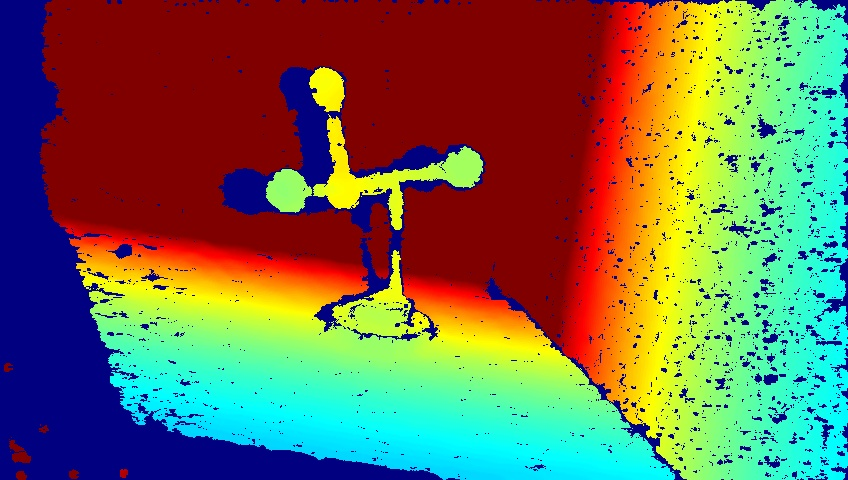
#> input picture depth1.jpg, 848 x 480 px; the run also reads 1 picture not shown here
$ jupyter execute --allow-errors 'template matching opencv.ipynb'   (older library calls are emulated)
#> lines starting #> are read from the running program, lines starting #| are printed output that depends on the picture
[cell 1]
import cv2
import numpy as np
from numpy import linalg as LA
from matplotlib import pyplot as plt
import imutils
import glob
import h5py

[cell 2]
img = cv2.imread('depth1.jpg')
#> img is the input picture: shape (480, 848, 3); mean B, G, R 79.1, 109.6, 114.4
img2 = img.copy()

[cell 3]
#make template image
template = cv2.imread('circledepth1.png')
cv2.imshow('template',template)
#> (the rest of this cell did not finish here and is left out)

[cell 4]
#second camera
images = ['depth1.jpg','depth2.jpg']
temp = ['depth1crop*','depth2crop*']
ball_location = []
for x in range(len(images)):
    img = cv2.imread(images[x])
    gray = cv2.cvtColor(img, cv2.COLOR_BGR2GRAY)
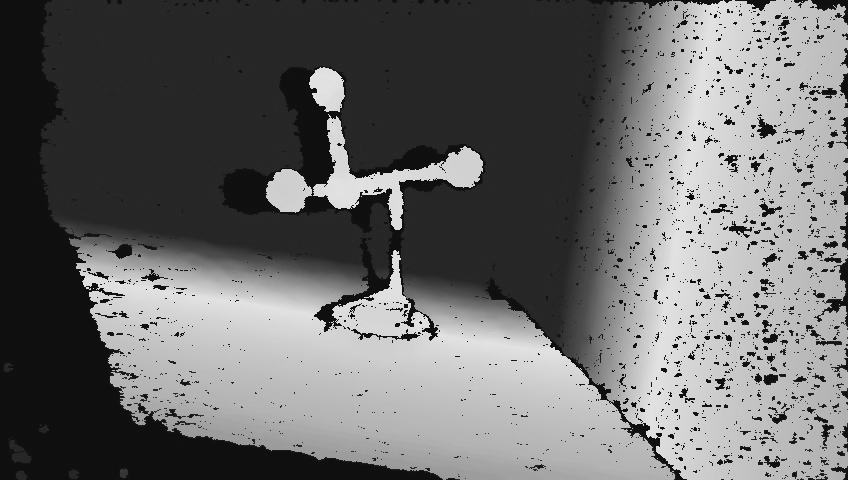
#> gray: shape (480, 848); min 10, max 230, mean 107.5


    method = ('cv2.TM_CCOEFF')
    templates = glob.glob(temp[x])
    print(templates)
    for t in templates:
        img2 = img.copy()
        template = cv2.imread(t)
        w, h = template.shape[:2]
        res = cv2.matchTemplate(img2, template, eval(method))
        min_val, max_val, min_loc, max_loc = cv2.minMaxLoc(res)
        print('max value at point', (max_val, max_loc))
        #print('min value at point', (min_val, min_loc))
        top_left = max_loc
        bottom_right = (top_left[0] +w, top_left[1]+h)
        ball_location.append(max_loc)

        cv2.rectangle(img2,top_left, bottom_right, (255,255,255),2)

        plt.subplot(121), plt.imshow(res,cmap = 'gray')
        plt.title('Matching Result'), plt.xticks([]), plt.yticks([])
        plt.subplot(122), plt.imshow(img2, cmap = 'gray')
        plt.title('Detected Point'), plt.xticks([]), plt.yticks([])
        plt.suptitle((method,t))
        plt.show()
#> pass 2 of the loop `for x in range(len(images)):`:
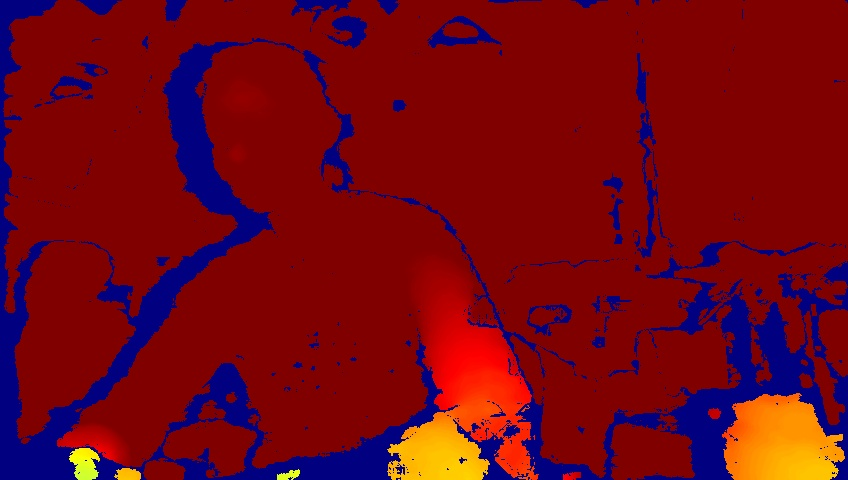
#> input picture depth2.jpg, 848 x 480 px
#> img is the input picture: shape (480, 848, 3); mean B, G, R 20.2, 6.7, 115.9
#> `gray = cv2.cvtColor(img, cv2.COLOR_BGR2GRAY)`:
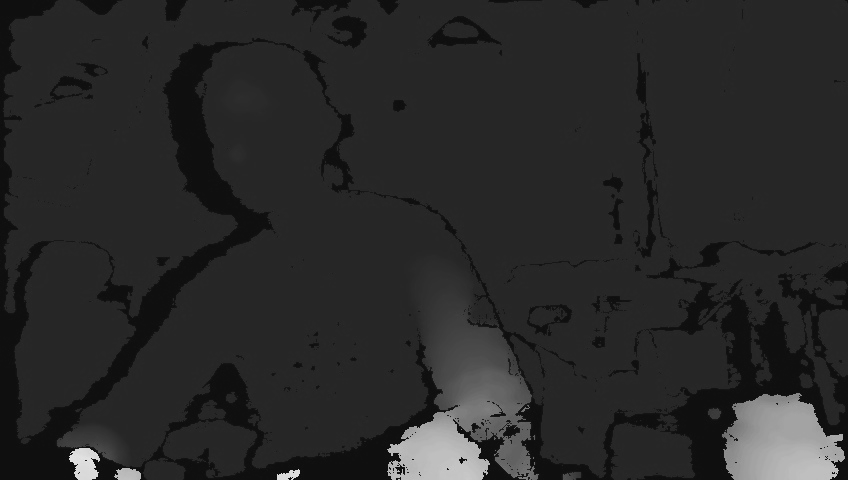
#> gray: shape (480, 848); min 10, max 229, mean 40.8
